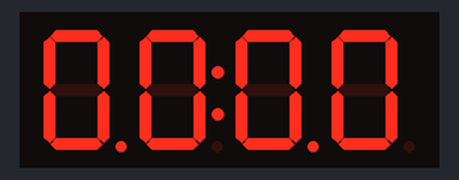
The sketch below on a simulated Arduino Uno, built with avr-gcc and run on an emulated ATmega328P. On the bench: 4-digit seven-segment display.

Above: at 0.1 s.
At 60.4 s:
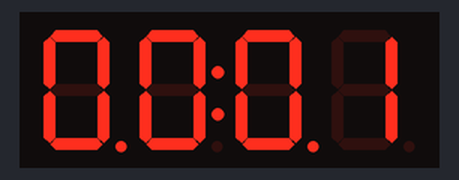
At 120.6 s:
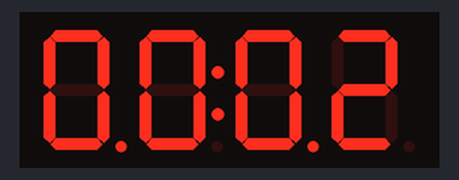

The sketch:

02.ino
```cpp
#include <TM1637Display.h>

// 設定連接到TM1637的CLK和DIO腳
#define CLK 2
#define DIO 3

// 初始化TM1637顯示器
TM1637Display display(CLK, DIO);

// 設定顯示亮度，範圍為0到7
const uint8_t brightness = 4;

void setup() {
  // 初始化顯示器並設定亮度
  display.setBrightness(brightness);
  display.clear();
}

void loop() {
  // 獲取當前時間
  unsigned long currentTime = millis();

  // 計算小時和分鐘
  int hours = (currentTime / 3600000) % 24;
  int minutes = (currentTime / 60000) % 60;

  // 顯示時間
  display.showNumberDecEx(hours * 100 + minutes, 0b11100000, true);

  // 每秒更新一次
  delay(1000);
}
```

Measured:
- what the display in image 1 shows lasts 60.3 s, from 60.3 s to 120.6 s
